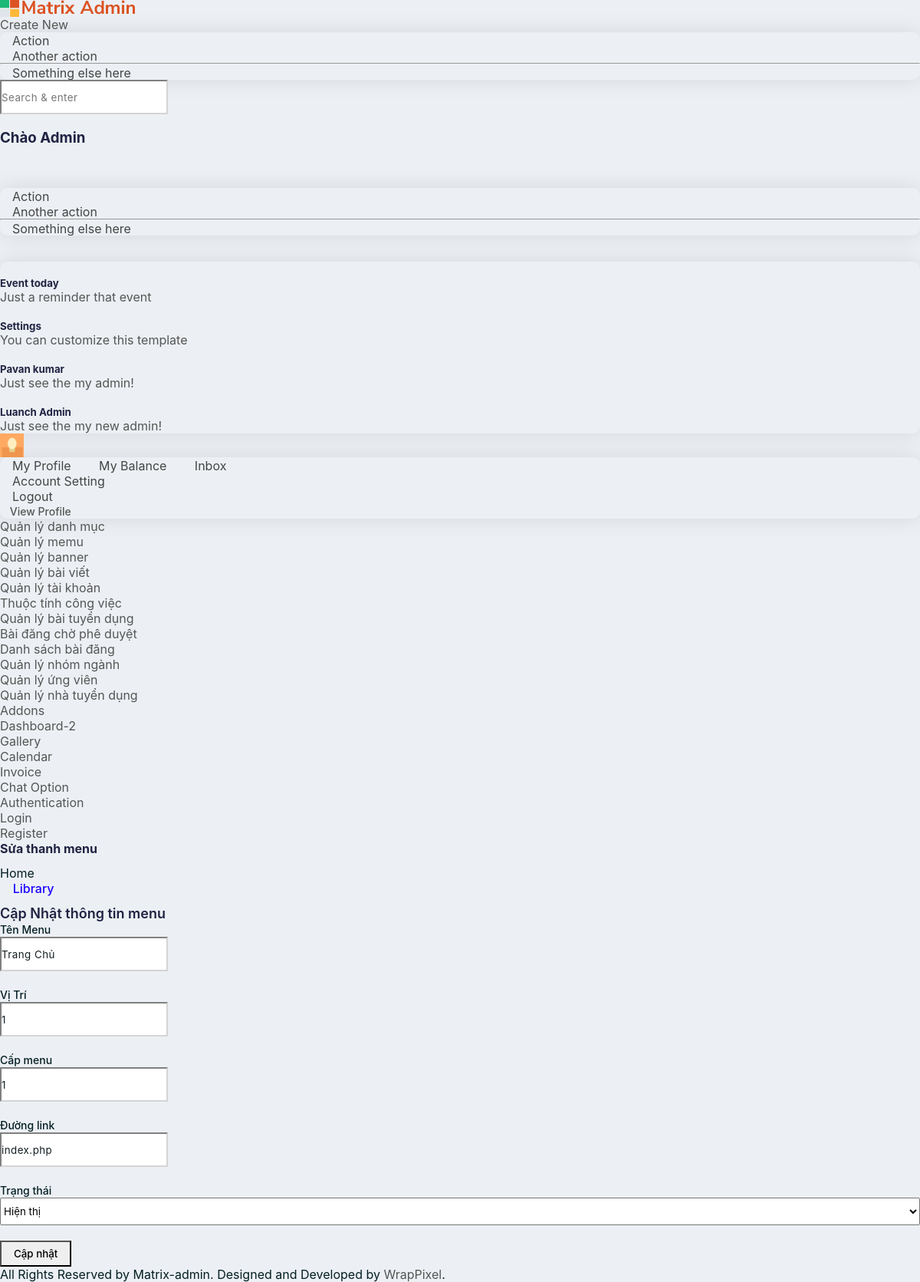
The app's page /admin/menu_sua.php?sid=1 with its own data.
### tables this page shows
CREATE TABLE `menu` (
  `menu_id` int(11) NOT NULL,
  `tenMenu` varchar(50) NOT NULL,
  `vitri` int(11) NOT NULL,
  `capmenu` int(11) NOT NULL,
  `link` varchar(35) NOT NULL,
  `trangthaiAH` varchar(35) NOT NULL
);

### admin/menu_sua.php (the view, shortened to what this page needs)
<?php
    include("header.php");
    $maMenu = $_GET['sid'];
    include('../model/config.php');
    $sua_sql = "SELECT * FROM menu WHERE menu_id = '$maMenu'";
    $result = mysqli_query($conn,$sua_sql);
    $row = mysqli_fetch_assoc($result);
?>
        <div class="page-wrapper">
            <div class="page-breadcrumb">
                <div class="row">
                    <div class="col-12 d-flex no-block align-items-center">
                        <h4 class="page-title">Sửa thanh menu</h4>
                        <div class="ms-auto text-end">
                            <nav aria-label="breadcrumb">
                                <ol class="breadcrumb">
                                    <li class="breadcrumb-item"><a href="ds_menu.php">Home</a></li>
                                    <li class="breadcrumb-item active" aria-current="page">
                                        Library
                                    </li>
                                </ol>
                            </nav>
                        </div>
                    </div>
                </div>
            </div>
            <div class="container-fluid">
                <div class="row">
                    <div class="col-md-12">
                        <div class="card">
                            <form class="form-horizontal" method="post" action="">
                                <div class="card-body">
                                    <h4 class="card-title">Cập Nhật thông tin menu</h4>
                                    <div class="form-group row">
                                        <label for="tenMenu" class="col-sm-3 text-end control-label col-form-label">Tên Menu</label>
                                        <div class="col-sm-9">
                                            <input type="text" class="form-control" id="tenMenu" name="tenMenu" value="<?php echo $row['tenMenu'] ?>" required />
                                        </div>
                                    </div>
                                    <div class="form-group row">
                                        <label for="vitri" class="col-sm-3 text-end control-label col-form-label">Vị Trí</label>
                                        <div class="col-sm-9">
                                            <input type="text" class="form-control" id="vitri" name="vitri" value="<?php echo $row['vitri'] ?>" required />
                                        </div>
                                    </div>
                                    <div class="form-group row">
                                        <label for="capmenu" class="col-sm-3 text-end control-label col-form-label">Cấp menu</label>
                                        <div class="col-sm-9">
                                            <input type="text" class="form-control" id="capmenu" name="capmenu" value="<?php echo $row['capmenu'] ?>" required />
                                        </div>
                                    </div>
                                    <div class="form-group row">
                                        <label for="link" class="col-sm-3 text-end control-label col-form-label">Đường link</label>
                                        <div class="col-sm-9">
                                            <input type="text" class="form-control" id="link" name="link" value="<?php echo $row['link'] ?>" required />
                                        </div>
                                    </div>
                                    <div class="form-group row">
                                        <label for="trangthaiAH" class="col-sm-3 text-end control-label col-form-label">Trạng thái</label>
                                        <div class="col-md-9">
                                            <select class="select2 form-select shadow-none" id="trangthaiAH" style="width: 100%; height: 36px" name="trangthaiAH">
                                                <option value="Hiển thị">Hiện thị</option>
                                            </select>
                                        </div>
                                    </div>
                                </div>
                                <div class="border-top">
                                    <div class="card-body">
                                        <input type="submit" name="capnhat" class="btn btn-primary" value="Cập nhật">
                                    </div>
                                </div>
                            </form>
                        </div>
                    </div>
                </div>
            </div>
<?php
    require_once('footer.php');
?>

### records on screen
menu: tenMenu "Trang Chủ", vitri "1", capmenu "1", link "index.php"
